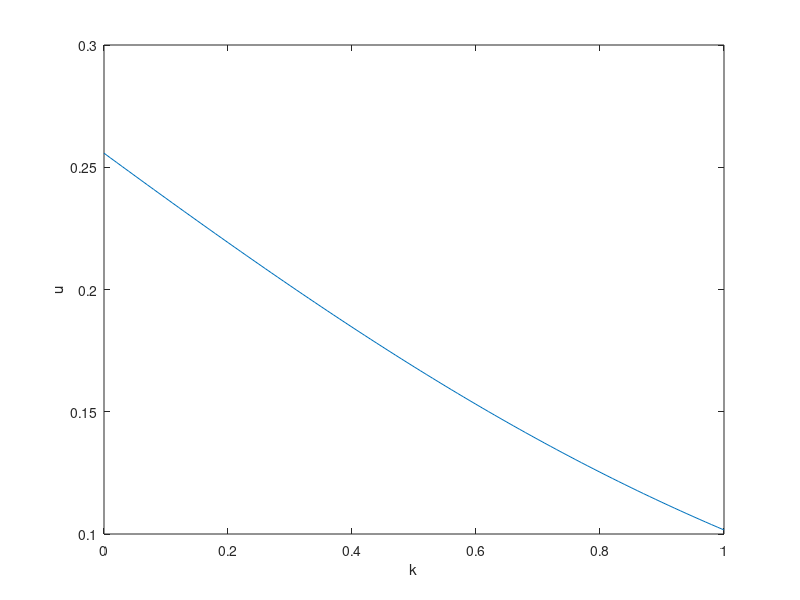

This chart was generated by the following MATLAB code:

count = 0;
for k = 0:0.01:1
    ul = 0;
    uh = 1;
    e = 1e-6;
    err = Inf;
    
    while err > e
        u = (ul+uh)/2;

        A = zeros(8,8);
        A(1,:) = [0 0 5 4 3 2 0.5 0]*u;
        A(2:8,1:7) = diag([0.85 0.92 0.91*k 0.87*k 0.83*k 0.76*k 0.66*k]);

        max_eig = max(abs(eig(A)));
        if max_eig > 1
            uh = u;
        end
        if max_eig < 1
            ul = u;
        end
        err = abs(max_eig-1);
    end
    count = count + 1;
    result_u(count) = u;
end
k = [0:0.01:1];
plot(k,result_u);
xlabel("k")
ylabel("u")